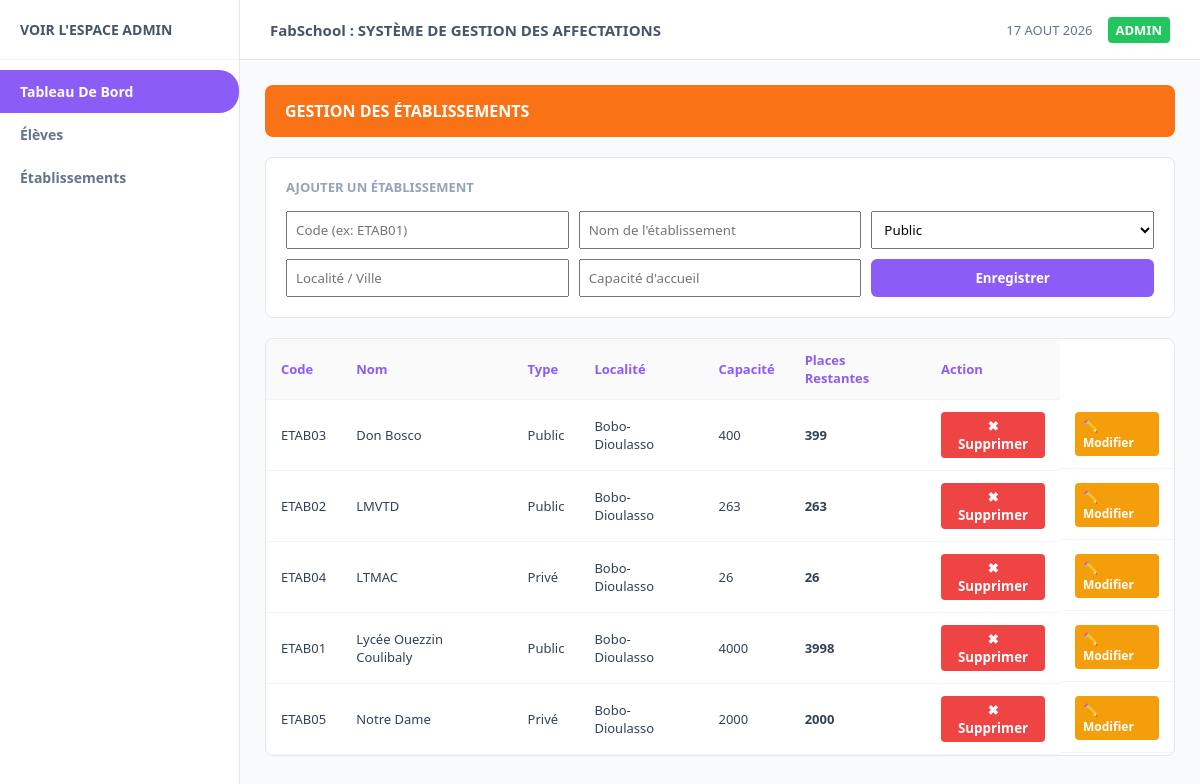
Before: /etablissements with the older database file.
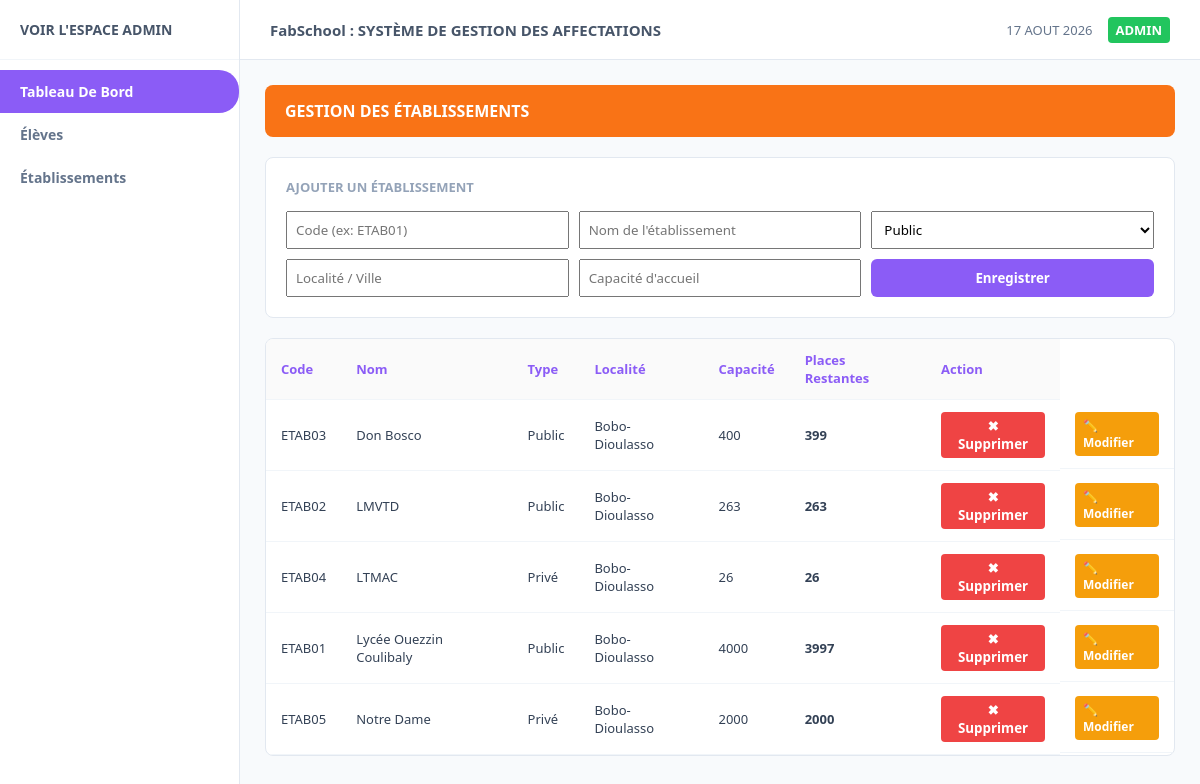
After: the same page with the newer database file.
### tables this page shows
CREATE TABLE etablissements (
            id_etab TEXT PRIMARY KEY,
            nom TEXT NOT NULL,
            type_etab TEXT NOT NULL,
            localite TEXT NOT NULL,
            capacite INTEGER NOT NULL,
            places_restantes INTEGER NOT NULL
        );

### app.py (the view, shortened to what this page needs)
@app.route("/etablissements", methods=["GET", "POST"])
def page_etablissements():
    etablissements = database.obtenir_tous_etablissements()
    return render_template("etablissements.html", etablissements=etablissements)

### database.py (called while the page is built)
def get_connection():
    conn = sqlite3.connect(DB_NAME)
    conn.row_factory = sqlite3.Row  # Permet d'accéder aux colonnes par leur nom
    return conn

def obtenir_tous_etablissements():
    conn = get_connection()
    cursor = conn.cursor()
    cursor.execute("SELECT * FROM etablissements ORDER BY nom")
    rows = cursor.fetchall()
    conn.close()
    return [dict(row) for row in rows]

### templates/etablissements.html (shortened to what this page needs)
{% extends 'base.html' %}
{% block content %}
<div class="banner-orange">
    <span>GESTION DES ÉTABLISSEMENTS</span>
</div>
<div class="card" style="margin-bottom: 20px;">
    <h3>Ajouter un Établissement</h3>
    <form action="/etablissements" method="POST" style="display: grid; grid-template-columns: repeat(3, 1fr); gap: 10px; margin-top: 15px;">
        <input type="text" name="id_etab" placeholder="Code (ex: ETAB01)" required style="padding: 8px;">
        <input type="text" name="nom" placeholder="Nom de l'établissement" required style="padding: 8px;">
        <select name="type_etab" style="padding: 8px;">
            <option value="Public">Public</option>
        </select>
        <input type="text" name="localite" placeholder="Localité / Ville" required style="padding: 8px;">
        <input type="number" name="capacite" placeholder="Capacité d'accueil" required style="padding: 8px;">
        <button type="submit" class="btn btn-purple">Enregistrer</button>
    </form>
</div>
<div class="table-card">
    <table>
        <thead>
            <tr>
                <th>Code</th>
                <th>Nom</th>
                <th>Type</th>
                <th>Localité</th>
                <th>Capacité</th>
                <th>Places Restantes</th>
                <th>Action</th>
            </tr>
        </thead>
        <tbody>
            {% for etab in etablissements %}
            <tr>
                <td>{{ etab.id_etab }}</td>
                <td>{{ etab.nom }}</td>
                <td>{{ etab.type_etab }}</td>
                <td>{{ etab.localite }}</td>
                <td>{{ etab.capacite }}</td>
                <td><strong>{{ etab.places_restantes }}</strong></td>
                <td>
                    <form action="/etablissements/supprimer/{{ etab.id_etab }}" method="POST" style="margin:0;" onsubmit="return confirm('Voulez-vous vraiment supprimer cet établissement ?');">
                        <button type="submit" style="background:#ef4444; color:white; border:none; padding:5px 10px; border-radius:4px; cursor:pointer; font-weight:bold;">✖ Supprimer</button>
                    </form>
                </td>
                <td style="display: flex; gap: 5px;">
                    <a href="/etablissements/modifier/{{ etab.id_etab }}" style="background:#f59e0b; color:white; padding:5px 8px; border-radius:4px; text-decoration:none; font-size:12px; font-weight:bold;">✏️ Modifier</a>
                </td>
            </tr>
            {% endfor %}
        </tbody>
    </table>
</div>
{% endblock %}

Changed rows visible on the page:
changed etablissements "ETAB01": places_restantes "3998" → "3997"
